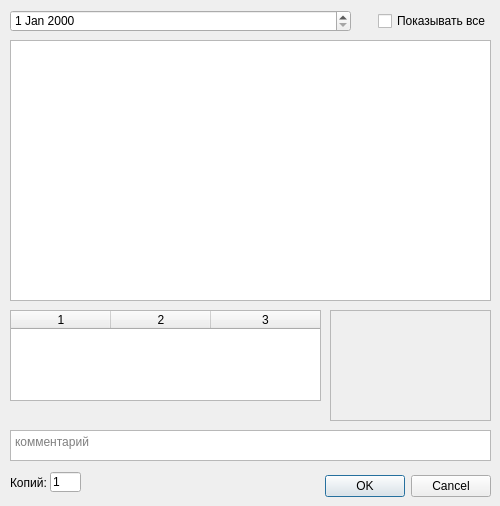
<?xml version="1.0" encoding="UTF-8"?>
<ui version="4.0">
 <class>OneExecutionDialog</class>
 <widget class="QDialog" name="OneExecutionDialog">
  <property name="geometry">
   <rect>
    <x>0</x>
    <y>0</y>
    <width>500</width>
    <height>506</height>
   </rect>
  </property>
  <property name="windowTitle">
   <string>Dialog</string>
  </property>
  <property name="modal">
   <bool>true</bool>
  </property>
  <widget class="QDialogButtonBox" name="buttonBox">
   <property name="geometry">
    <rect>
     <x>150</x>
     <y>470</y>
     <width>341</width>
     <height>32</height>
    </rect>
   </property>
   <property name="orientation">
    <enum>Qt::Horizontal</enum>
   </property>
   <property name="standardButtons">
    <set>QDialogButtonBox::Cancel|QDialogButtonBox::Ok</set>
   </property>
  </widget>
  <widget class="QListWidget" name="listExercises">
   <property name="geometry">
    <rect>
     <x>10</x>
     <y>40</y>
     <width>481</width>
     <height>261</height>
    </rect>
   </property>
  </widget>
  <widget class="QTableWidget" name="tableParams">
   <property name="geometry">
    <rect>
     <x>10</x>
     <y>310</y>
     <width>311</width>
     <height>91</height>
    </rect>
   </property>
   <property name="columnCount">
    <number>3</number>
   </property>
   <attribute name="horizontalHeaderHighlightSections">
    <bool>false</bool>
   </attribute>
   <attribute name="horizontalHeaderStretchLastSection">
    <bool>true</bool>
   </attribute>
   <attribute name="verticalHeaderVisible">
    <bool>false</bool>
   </attribute>
   <attribute name="verticalHeaderDefaultSectionSize">
    <number>21</number>
   </attribute>
   <attribute name="verticalHeaderHighlightSections">
    <bool>false</bool>
   </attribute>
   <column/>
   <column/>
   <column/>
  </widget>
  <widget class="QLabel" name="labelComments">
   <property name="geometry">
    <rect>
     <x>330</x>
     <y>310</y>
     <width>161</width>
     <height>111</height>
    </rect>
   </property>
   <property name="frameShape">
    <enum>QFrame::StyledPanel</enum>
   </property>
   <property name="frameShadow">
    <enum>QFrame::Sunken</enum>
   </property>
   <property name="text">
    <string/>
   </property>
   <property name="alignment">
    <set>Qt::AlignLeading|Qt::AlignLeft|Qt::AlignTop</set>
   </property>
   <property name="wordWrap">
    <bool>true</bool>
   </property>
  </widget>
  <widget class="QDateEdit" name="dateExecution">
   <property name="geometry">
    <rect>
     <x>10</x>
     <y>10</y>
     <width>341</width>
     <height>22</height>
    </rect>
   </property>
  </widget>
  <widget class="QPlainTextEdit" name="textComment">
   <property name="geometry">
    <rect>
     <x>10</x>
     <y>430</y>
     <width>481</width>
     <height>31</height>
    </rect>
   </property>
   <property name="placeholderText">
    <string>комментарий</string>
   </property>
  </widget>
  <widget class="QCheckBox" name="chkShowAll">
   <property name="geometry">
    <rect>
     <x>378</x>
     <y>11</y>
     <width>111</width>
     <height>20</height>
    </rect>
   </property>
   <property name="text">
    <string>Показывать все</string>
   </property>
  </widget>
  <widget class="QLabel" name="label">
   <property name="geometry">
    <rect>
     <x>10</x>
     <y>476</y>
     <width>47</width>
     <height>13</height>
    </rect>
   </property>
   <property name="text">
    <string>Копий:</string>
   </property>
   <property name="textFormat">
    <enum>Qt::PlainText</enum>
   </property>
  </widget>
  <widget class="QLineEdit" name="NumOfCopies">
   <property name="geometry">
    <rect>
     <x>50</x>
     <y>472</y>
     <width>31</width>
     <height>20</height>
    </rect>
   </property>
   <property name="text">
    <string>1</string>
   </property>
  </widget>
 </widget>
 <resources/>
 <connections>
  <connection>
   <sender>buttonBox</sender>
   <signal>accepted()</signal>
   <receiver>OneExecutionDialog</receiver>
   <slot>accept()</slot>
   <hints>
    <hint type="sourcelabel">
     <x>248</x>
     <y>254</y>
    </hint>
    <hint type="destinationlabel">
     <x>157</x>
     <y>274</y>
    </hint>
   </hints>
  </connection>
  <connection>
   <sender>buttonBox</sender>
   <signal>rejected()</signal>
   <receiver>OneExecutionDialog</receiver>
   <slot>reject()</slot>
   <hints>
    <hint type="sourcelabel">
     <x>316</x>
     <y>260</y>
    </hint>
    <hint type="destinationlabel">
     <x>286</x>
     <y>274</y>
    </hint>
   </hints>
  </connection>
  <connection>
   <sender>listExercises</sender>
   <signal>currentItemChanged(QListWidgetItem*,QListWidgetItem*)</signal>
   <receiver>OneExecutionDialog</receiver>
   <slot>selectExercise(QListWidgetItem*)</slot>
   <hints>
    <hint type="sourcelabel">
     <x>250</x>
     <y>165</y>
    </hint>
    <hint type="destinationlabel">
     <x>249</x>
     <y>248</y>
    </hint>
   </hints>
  </connection>
  <connection>
   <sender>chkShowAll</sender>
   <signal>stateChanged(int)</signal>
   <receiver>OneExecutionDialog</receiver>
   <slot>chkShowAllStateChanged(int)</slot>
   <hints>
    <hint type="sourcelabel">
     <x>433</x>
     <y>20</y>
    </hint>
    <hint type="destinationlabel">
     <x>249</x>
     <y>252</y>
    </hint>
   </hints>
  </connection>
 </connections>
 <slots>
  <slot>selectExercise(QListWidgetItem*)</slot>
  <slot>chkShowAllStateChanged(int)</slot>
 </slots>
</ui>
